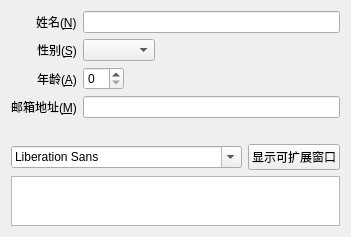
<?xml version="1.0" encoding="UTF-8"?>
<ui version="4.0">
 <class>MyWidget</class>
 <widget class="QWidget" name="MyWidget">
  <property name="geometry">
   <rect>
    <x>0</x>
    <y>0</y>
    <width>400</width>
    <height>238</height>
   </rect>
  </property>
  <property name="minimumSize">
   <size>
    <width>200</width>
    <height>150</height>
   </size>
  </property>
  <property name="maximumSize">
   <size>
    <width>500</width>
    <height>350</height>
   </size>
  </property>
  <property name="windowTitle">
   <string>MyWidget</string>
  </property>
  <layout class="QVBoxLayout" name="verticalLayout">
   <property name="sizeConstraint">
    <enum>QLayout::SetFixedSize</enum>
   </property>
   <item>
    <layout class="QFormLayout" name="formLayout">
     <property name="fieldGrowthPolicy">
      <enum>QFormLayout::ExpandingFieldsGrow</enum>
     </property>
     <property name="labelAlignment">
      <set>Qt::AlignRight|Qt::AlignTrailing|Qt::AlignVCenter</set>
     </property>
     <item row="0" column="0">
      <widget class="QLabel" name="nLabel">
       <property name="text">
        <string>姓名(&amp;N)</string>
       </property>
       <property name="buddy">
        <cstring>nLineEdit</cstring>
       </property>
      </widget>
     </item>
     <item row="0" column="1">
      <widget class="QLineEdit" name="nLineEdit"/>
     </item>
     <item row="1" column="0">
      <widget class="QLabel" name="sLabel">
       <property name="text">
        <string>性别(&amp;S)</string>
       </property>
       <property name="buddy">
        <cstring>sComboBox</cstring>
       </property>
      </widget>
     </item>
     <item row="1" column="1">
      <widget class="QComboBox" name="sComboBox"/>
     </item>
     <item row="2" column="0">
      <widget class="QLabel" name="aLabel">
       <property name="text">
        <string>年龄(&amp;A)</string>
       </property>
       <property name="buddy">
        <cstring>aSpinBox</cstring>
       </property>
      </widget>
     </item>
     <item row="2" column="1">
      <widget class="QSpinBox" name="aSpinBox"/>
     </item>
     <item row="3" column="0">
      <widget class="QLabel" name="mLabel">
       <property name="text">
        <string>邮箱地址(&amp;M)</string>
       </property>
       <property name="buddy">
        <cstring>mLineEdit</cstring>
       </property>
      </widget>
     </item>
     <item row="3" column="1">
      <widget class="QLineEdit" name="mLineEdit"/>
     </item>
    </layout>
   </item>
   <item>
    <spacer name="verticalSpacer">
     <property name="orientation">
      <enum>Qt::Vertical</enum>
     </property>
     <property name="sizeType">
      <enum>QSizePolicy::Expanding</enum>
     </property>
     <property name="sizeHint" stdset="0">
      <size>
       <width>0</width>
       <height>20</height>
      </size>
     </property>
    </spacer>
   </item>
   <item>
    <layout class="QHBoxLayout" name="horizontalLayout" stretch="2,1">
     <item>
      <widget class="QFontComboBox" name="fontComboBox"/>
     </item>
     <item>
      <widget class="QPushButton" name="pushButton">
       <property name="text">
        <string>显示可扩展窗口</string>
       </property>
       <property name="checkable">
        <bool>true</bool>
       </property>
      </widget>
     </item>
    </layout>
   </item>
   <item>
    <widget class="QTextEdit" name="textEdit">
     <property name="sizePolicy">
      <sizepolicy hsizetype="Expanding" vsizetype="Expanding">
       <horstretch>0</horstretch>
       <verstretch>0</verstretch>
      </sizepolicy>
     </property>
     <property name="maximumSize">
      <size>
       <width>16777215</width>
       <height>50</height>
      </size>
     </property>
    </widget>
   </item>
  </layout>
 </widget>
 <layoutdefault spacing="6" margin="11"/>
 <resources/>
 <connections/>
</ui>
